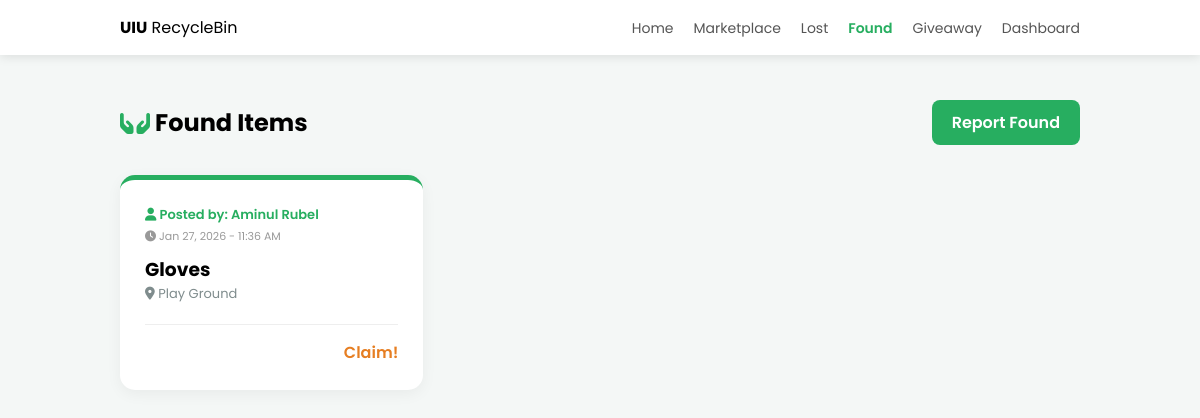
The page /found.php on the database its author committed.
### tables this page shows
CREATE TABLE `found` (
  `id` int(11) NOT NULL,
  `name` varchar(255) NOT NULL,
  `place` varchar(255) NOT NULL,
  `description` text DEFAULT NULL,
  `login_id` int(11) NOT NULL,
  `created_at` timestamp NOT NULL DEFAULT current_timestamp()
);

### found.php (the view, shortened to what this page needs)
<?php
include_once("connection.php");
$result = mysqli_query($mysqli, "SELECT found.*, login.name as owner_name FROM found JOIN login ON found.login_id = login.id ORDER BY found.id DESC");
?>
<!DOCTYPE html>
<html lang="en">
<head>
    <link rel="stylesheet" href="https://cdnjs.cloudflare.com/ajax/libs/font-awesome/6.4.0/css/all.min.css">
</head>
<body>
<nav class="navbar">
    <div class="logo"><strong>UIU</strong> RecycleBin</div>
    <ul class="nav-links">
        <li><a href="index.php">Home</a></li>
        <li><a href="sale.php">Marketplace</a></li>
        <li><a href="lost.php">Lost</a></li>
        <li><a href="found.php" class="active">Found</a></li>
        <li><a href="giveaway.php">Giveaway</a></li>
        <li><a href="dashboard.php">Dashboard</a></li>
    </ul>
</nav>
<div class="header">
    <h2><i class="fa-solid fa-hands-holding" style="color:#27ae60;"></i> Found Items</h2>
    <a href="addFound.php" class="btn-add">Report Found</a>
</div>
<div class="card-container">
    <?php while($res = mysqli_fetch_array($result)) { ?>
        <div class="item-card">
            <div class="owner-info"><i class="fa-solid fa-user"></i> Posted by: <?php echo htmlspecialchars($res['owner_name']); ?></div>
            <div class="post-time"><i class="fa-solid fa-clock"></i> <?php echo date('M d, Y - h:i A', strtotime($res['created_at'])); ?></div>
            <h3><?php echo htmlspecialchars($res['name']); ?></h3>
            <p style="font-size:13px; color:#7f8c8d;"><i class="fa-solid fa-location-dot"></i> <?php echo htmlspecialchars($res['place']); ?></p>
            <div class="action-links">
                <a href="post_details.php?id=<?php echo $res['id']; ?>&type=found" style="text-decoration:none; color:#e67e22; font-weight:600;">Claim!</a>
            </div>
        </div>
    <?php } ?>
</div>
</body>
</html>

### found.php (style rules this page uses)
* { margin:0; padding:0; box-sizing:border-box; font-family:'Poppins', sans-serif; }
body { background:#f4f7f6; padding-top: 80px; padding-left: 10%; padding-right: 10%; }
.navbar { position: fixed; top: 0; left: 0; width: 100%; background: #fff; padding: 15px 10%; display: flex; justify-content: space-between; align-items: center; box-shadow: 0 2px 10px rgba(0,0,0,0.1); z-index: 1000; }
.nav-links { display: flex; gap: 20px; list-style: none; }
.nav-links a { text-decoration: none; color: #555; font-size: 14px; transition: 0.3s; }
.nav-links a:hover, .nav-links a.active { color: #27ae60; font-weight: 600; }
.header { display:flex; justify-content:space-between; align-items:center; margin-bottom:30px; margin-top: 20px; flex-wrap: wrap; }
.btn-add { background:#27ae60; color:white; padding:10px 20px; text-decoration:none; border-radius:8px; font-weight:600; }
.card-container { display: grid; grid-template-columns: repeat(auto-fill, minmax(280px, 1fr)); gap: 25px; margin-bottom: 40px; }
.item-card { background:#fff; padding:25px; border-radius:15px; box-shadow:0 4px 15px rgba(0,0,0,0.05); border-top:5px solid #27ae60; }
.owner-info { font-size: 13px; color: #27ae60; font-weight: 600; margin-bottom: 3px; }
.post-time { font-size: 11px; color: #999; margin-bottom: 10px; }
.action-links { margin-top:20px; display:flex; justify-content: space-between; align-items: center; border-top: 1px solid #eee; padding-top: 15px; }

### rows shown on the page
found: login.name "Aminul Rubel", created_at "Jan 27, 2026 - 11:36 AM", name "Gloves", place "Play Ground"
